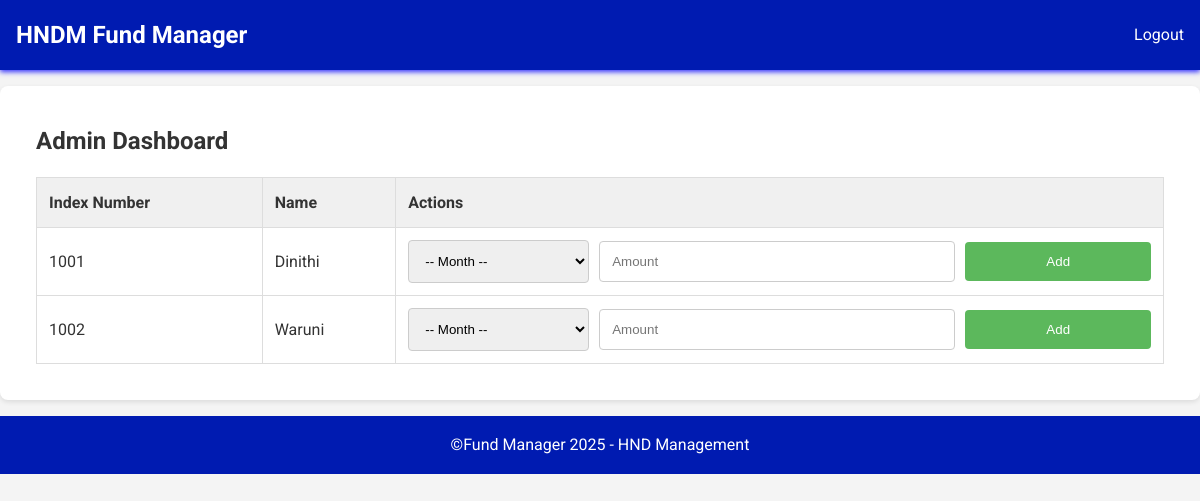
The page /admin/dashboard (signed in) on the database as committed earlier.
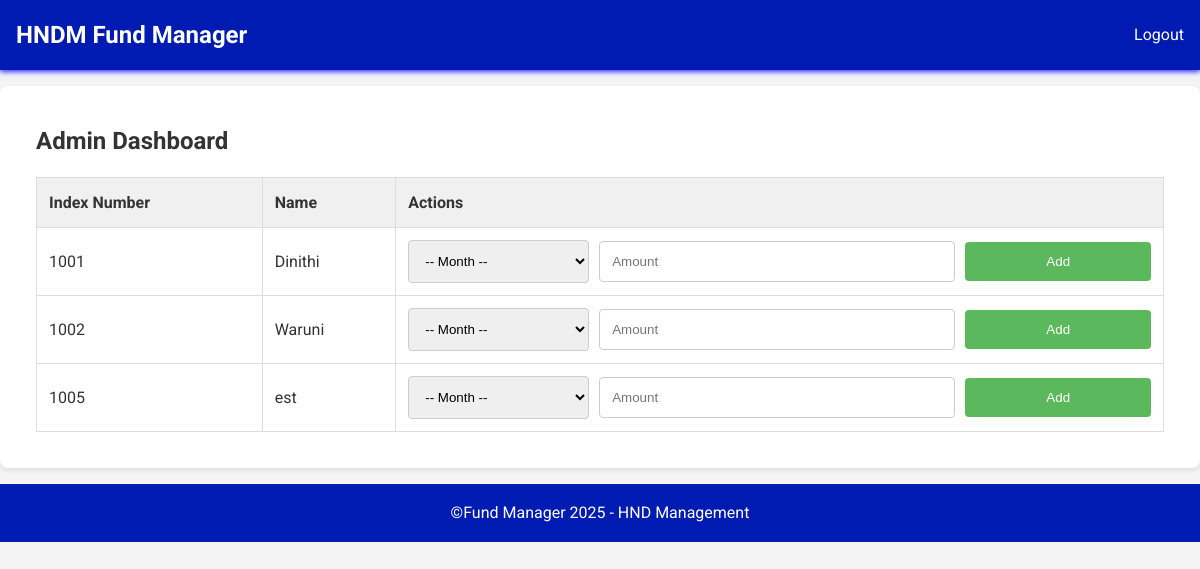
The same page on the database as committed later.
### tables this page shows
CREATE TABLE Students (
    student_id INTEGER PRIMARY KEY AUTOINCREMENT,
    index_number TEXT UNIQUE NOT NULL,
    name TEXT NOT NULL,
    password TEXT NOT NULL
);

### app.py (the view)
@app.route('/admin/dashboard')
def admin_dashboard():
    if not session.get('admin_logged_in'):
        return redirect(url_for('admin_login'))
    students = database.get_all_students()
    return render_template('admin.html', students=students)

### database.py (called while the page is built)
def get_db():
    db = sqlite3.connect(DATABASE)
    db.row_factory = sqlite3.Row  # Access columns by name
    return db

def get_all_students():
    db = get_db()
    cur = db.execute('SELECT * FROM Students')
    students = cur.fetchall()
    db.close()
    return students

### templates/admin.html (shortened to what this page needs)
{% extends "base.html" %}
{% block navbar %}
      <a href="{{ url_for('logout') }}" class="nav-link">Logout</a>
{% endblock %}
{% block content %}
    <h2>Admin Dashboard</h2>
    <div class="table-container">
    <table>
        <thead>
            <tr>
                <th>Index Number</th>
                <th>Name</th>
                <th>Actions</th>
            </tr>
        </thead>
        <tbody>
            {% for student in students %}
            <tr>
                <td>{{ student.index_number }}</td>
                <td>{{ student.name }}</td>
                <td>
                    <div class="payment-input">
                        <select id="month-{{ student.student_id }}">
                            <option value="" selected>-- Month --</option>
                        </select>
                        <input type="number" id="amount-{{ student.student_id }}" placeholder="Amount">
                        <button class="btn btn-add" onclick="addPayment({{ student.student_id }})">Add</button>
                    </div>
                </td>
            </tr>
            {% endfor %}
        </tbody>
    </table>
   </div>
{% endblock %}

Rows that differ between the two databases and show on the page:
added Students: index_number "1005", name "est"
